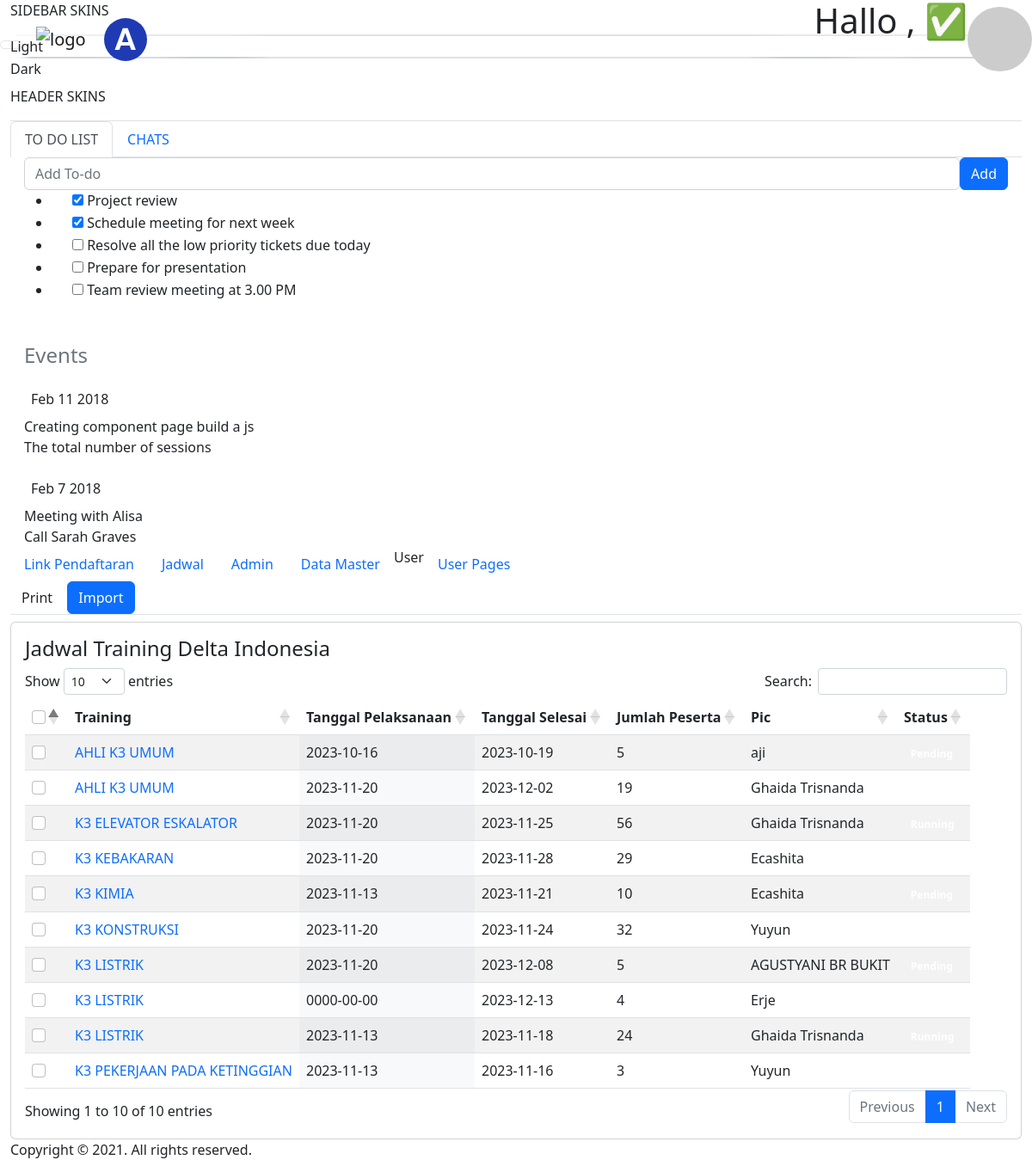
Page /index.php/example on the committed database.
### tables this page shows
CREATE TABLE `form` (
  `id` int NOT NULL AUTO_INCREMENT,
  `id_user` int NOT NULL,
  `program` int NOT NULL,
  `form` varchar(50) NOT NULL,
  `personil` varchar(100) NOT NULL,
  `pembina` varchar(100) NOT NULL,
  `jenis_alat` varchar(100) NOT NULL,
  `kelas_pembina` varchar(100) NOT NULL,
  `tanggal_pembuatan` datetime NOT NULL,
  `tanggal_pelaksanaan` date NOT NULL,
  `tanggal_selesai` date NOT NULL,
  `link_grup` varchar(200) NOT NULL,
  `kelas` int NOT NULL,
  `token` varchar(50) NOT NULL,
  `status` varchar(50) NOT NULL,
  `link` varchar(100) NOT NULL,
  PRIMARY KEY (`id`)
);

CREATE TABLE `user` (
  `id` int NOT NULL AUTO_INCREMENT,
  `nama` varchar(100) NOT NULL,
  `email` varchar(100) NOT NULL,
  `phone_number` varchar(20) NOT NULL,
  `password` varchar(200) NOT NULL,
  `level` int NOT NULL,
  PRIMARY KEY (`id`)
);

### application/controllers/Example.php (called while the page is built, shortened)
<?php
class Example extends CI_Controller {
	public function index()
	{
        $this->load->model('database');
        $data['tittle'] = "Jadwal Training";
        $data['training'] = $this->database->get_training();
        $this->load->view('template/header', $data);
        $this->load->view('template/sidebar');
        $this->load->view('dashboard/jadwal', $data);
        $this->load->view('template/footer');
	}
}

### index.php (called while the page is built, shortened)
<?php
require_once BASEPATH.'core/CodeIgniter.php';

### application/models/Database.php (called while the page is built, shortened)
<?php
class Database extends CI_Model
{
  public function get_training()
  {
    $query = "SELECT
             f.id as id_form, u.id as id_user, f.form AS form, f.tanggal_pelaksanaan, f.tanggal_selesai,
              COUNT(p.nama) AS peserta,
              u.nama AS pic
            FROM
                pendaftaran p
            JOIN
                form f ON p.id_form = f.id
            JOIN
                user u ON f.id_user = u.id
            GROUP BY
                f.form, u.nama";
    $res = $this->db->query($query)->result_array();
    return $res;
  }
}

### application/views/dashboard/jadwal.php (the view, shortened to what this page needs)
<div class="main-panel">
          <div class="content-wrapper">
            <div class="row">
              <div class="col-sm-12">
                <div class="home-tab">
                  <div
                    class="d-sm-flex align-items-center justify-content-between border-bottom"
                  >
                    <div>
                      <div class="btn-wrapper">
                        <a href="#" class="btn btn-otline-dark"
                          ><i class="icon-printer"></i> Print</a
                        >
                        <a href="#" class="btn btn-primary text-white me-0" data-bs-toggle="modal" data-bs-target="#exampleModal"
                          ><i class="icon-download"></i>Import</a
                        >
                      </div>
                    </div>
                  </div>
                  <div class="tab-content tab-content-basic">
        <div class="row tabel-produk mt-2">
            <div class="col-lg-12 grid-margin stretch-card">
              <div class="card">
                <div class="card-body">
                <h4 class="card-title">Jadwal Training Delta Indonesia</h4>
                  <form action="<?= base_url('dashboard/editForm'); ?>" method="post">
                   <div class="table-responsive">
                    <table class="table table-striped" id="example">
                      <thead>
                        <tr>
                          <th>
                          <input
                                  type="checkbox"
                                  id="check-all"
                                  class="form-check-input check"
                                  aria-checked="false" />
                            </th>
                          <th>Training</th>
                          <th>Tanggal Pelaksanaan</th>
                          <th>Tanggal Selesai</th>
                          <th>Jumlah Peserta</th>
                          <th>Pic</th>
                          <th>Status</th>
                        </tr>
                      </thead>
                      <tbody>
                        <?php foreach($training as $p) : ?>
                        <tr>
                          <td>
                            <input
                                  type="checkbox"
                                  id="check"
                                  name="id[]"
                                  value="<?= $p['id_form']; ?>"
                                  class="form-check-input check"
                                  aria-checked="false" />
                            </td>
                            <td><a href="<?= base_url('jadwal/pendaftaran/'.$p['id_form'].'/'.$p['id_user']); ?>" style="text-decoration: none;"><?= $p['form'] ?></a></td>
                            <td><?= $p['tanggal_pelaksanaan'] ?></td>
                            <td><?= $p['tanggal_selesai']?></td>
                            <td><?= $p['peserta'] ?></td>
                            <td><?= $p['pic'] ?></td>
                            <td>
                                <span class="badge <?= ($p['peserta'] > 10) ? 'badge-success' : 'badge-warning' ?>">
                                </span>
                            </td>
                        </tr>
                        <?php endforeach; ?>
                      </tbody>
                    </table>
                  </div>
                </div>
              </div>
            </div>
        </div>
                  </div>
                </div>
              </div>
            </div>
          </div>

### application/views/template/header.php (shortened to what this page needs)
<!DOCTYPE html>
<html lang="en">
<head>
  <link rel="stylesheet" href="<?= base_url('assets/vendors/feather/feather.css'); ?>" />
  <link rel="stylesheet" href="<?= base_url('assets/vendors/mdi/css/materialdesignicons.min.css'); ?>" />
  <link rel="stylesheet" href="<?= base_url('assets/vendors/ti-icons/css/themify-icons.css'); ?>" />
  <link rel="stylesheet" href="<?= base_url('assets/vendors/typicons/typicons.css'); ?>" />
  <link rel="stylesheet" href="https://cdnjs.cloudflare.com/ajax/libs/twitter-bootstrap/5.2.0/css/bootstrap.min.css">
  <link rel="stylesheet" href="https://cdn.datatables.net/1.13.4/css/dataTables.bootstrap5.min.css">
  <link href="https://cdn.jsdelivr.net/npm/select2@4.1.0-rc.0/dist/css/select2.min.css" rel="stylesheet" />
  <link href="
https://cdn.jsdelivr.net/npm/sweetalert2@11.11.0/dist/sweetalert2.min.css
" rel="stylesheet">
  <link rel="stylesheet" href="<?= base_url('assets/vendors/simple-line-icons/css/simple-line-icons.css'); ?>" />
  <link rel="stylesheet" href="<?= base_url('assets/vendors/css/vendor.bundle.base.css'); ?>" />
  <link rel="stylesheet" href="<?= base_url('assets/vendors/datatables.net-bs4/dataTables.bootstrap4.css'); ?>" />
  <link rel="stylesheet" href="<?= base_url('assets/js/select.dataTables.min.css'); ?>" />
  <link rel="stylesheet" href="<?= base_url('assets/css/vertical-layout-light/style.css'); ?>" />
  <link rel="stylesheet" href="//code.jquery.com/ui/1.13.2/themes/base/jquery-ui.css">
</head>
<body>
  <nav class="navbar default-layout col-lg-12 col-12 p-0 fixed-top d-flex align-items-top flex-row">
    <div class="text-center navbar-brand-wrapper d-flex align-items-center justify-content-start">
      <div class="me-3">
        <button class="navbar-toggler navbar-toggler align-self-center" type="button" data-bs-toggle="minimize">
        </button>
      </div>
      <div>
        <a class="navbar-brand brand-logo" href="<?= base_url('dashboard'); ?>">
          <img src="<?= base_url('assets/images/logo-delta.png'); ?>" alt="logo" style="height: 100px" />
        </a>
        <a class="navbar-brand brand-logo-mini" href="index.html">
          <img src="images/logo-mini.svg" alt="logo" />
        </a>
      </div>
    </div>
    <div class="navbar-menu-wrapper d-flex align-items-top">
      <ul class="navbar-nav">
        <li class="nav-item font-weight-semibold d-none d-lg-block ms-0">
          <h1 class="welcome-text">
          </h1>
        </li>
      </ul>
      <ul class="navbar-nav ms-auto">
        <li class="nav-item dropdown d-none d-lg-block user-dropdown">
          <a class="nav-link" id="UserDropdown" href="#" data-bs-toggle="dropdown" aria-expanded="false">
            <img class="img-xs rounded-circle" src="https://randomuser.me/api/portraits/men/75.jpg" alt="Profile image" />
          </a>
        </li>
      </ul>
    </div>
  </nav>
  <div class="container-fluid page-body-wrapper">
    <div class="theme-setting-wrapper">
      <div id="theme-settings" class="settings-panel">
        <p class="settings-heading">SIDEBAR SKINS</p>
        <div class="sidebar-bg-options selected" id="sidebar-light-theme">
          <div class="img-ss rounded-circle bg-light border me-3"></div>
          Light
        </div>
        <div class="sidebar-bg-options" id="sidebar-dark-theme">
          <div class="img-ss rounded-circle bg-dark border me-3"></div>
          Dark
        </div>
        <p class="settings-heading mt-2">HEADER SKINS</p>
      </div>
    </div>
    <div id="right-sidebar" class="settings-panel">
      <ul class="nav nav-tabs border-top" id="setting-panel" role="tablist">
        <li class="nav-item">
          <a class="nav-link active" id="todo-tab" data-bs-toggle="tab" href="#todo-section" role="tab" aria-controls="todo-section" aria-expanded="true">TO DO LIST</a>
        </li>
        <li class="nav-item">
          <a class="nav-link" id="chats-tab" data-bs-toggle="tab" href="#chats-section" role="tab" aria-controls="chats-section">CHATS</a>
        </li>
      </ul>
      <div class="tab-content" id="setting-content">
        <div class="tab-pane fade show active scroll-wrapper" id="todo-section" role="tabpanel" aria-labelledby="todo-section">
          <div class="add-items d-flex px-3 mb-0">
            <form class="form w-100">
              <div class="form-group d-flex">
                <input type="text" class="form-control todo-list-input" placeholder="Add To-do" />
                <button type="submit" class="add btn btn-primary todo-list-add-btn" id="add-task">
                  Add
                </button>
              </div>
            </form>
          </div>
          <div class="list-wrapper px-3">
            <ul class="d-flex flex-column-reverse todo-list">
              <li>
                <div class="form-check">
                  <label class="form-check-label">
                    <input class="checkbox" type="checkbox" />
                    Team review meeting at 3.00 PM
                  </label>
                </div>
              </li>
              <li>
                <div class="form-check">
                  <label class="form-check-label">
                    <input class="checkbox" type="checkbox" />
                    Prepare for presentation
                  </label>
                </div>
              </li>
              <li>
                <div class="form-check">
                  <label class="form-check-label">
                    <input class="checkbox" type="checkbox" />
                    Resolve all the low priority tickets due today
                  </label>
                </div>
              </li>
              <li class="completed">
                <div class="form-check">
                  <label class="form-check-label">
                    <input class="checkbox" type="checkbox" checked />
                    Schedule meeting for next week
                  </label>
                </div>
              </li>
              <li class="completed">
                <div class="form-check">
                  <label class="form-check-label">
                    <input class="checkbox" type="checkbox" checked />
                    Project review
                  </label>
                </div>
              </li>
            </ul>
          </div>
          <h4 class="px-3 text-muted mt-5 fw-light mb-0">Events</h4>
          <div class="events pt-4 px-3">
            <div class="wrapper d-flex mb-2">
              <span>Feb 11 2018</span>
            </div>
            <p class="mb-0 font-weight-thin text-gray">
              Creating component page build a js
            </p>
            <p class="text-gray mb-0">The total number of sessions</p>
          </div>
          <div class="events pt-4 px-3">
            <div class="wrapper d-flex mb-2">
              <span>Feb 7 2018</span>
            </div>
            <p class="mb-0 font-weight-thin text-gray">
              Meeting with Alisa
            </p>
            <p class="text-gray mb-0">Call Sarah Graves</p>
          </div>
        </div>
      </div>
    </div>

### application/views/template/sidebar.php (shortened to what this page needs)
<nav class="sidebar sidebar-offcanvas" id="sidebar">
  <ul class="nav">
    <li class="nav-item">
      <a class="nav-link" data-bs-toggle="collapse" href="#client" aria-expanded="false" aria-controls="client">
        <span class="menu-title">
          Link Pendaftaran
        </span>
      </a>
    </li>
    <li class="nav-item">
      <a class="nav-link" data-bs-toggle="collapse" href="#jadwal" aria-expanded="false" aria-controls="jadwal">
        <span class="menu-title">
          Jadwal
        </span>
      </a>
    </li>
    <li class="nav-item">
      <a class="nav-link" data-bs-toggle="collapse" href="#admin" aria-expanded="false" aria-controls="admin">
        <span class="menu-title">
          Admin
        </span>
      </a>
    </li>
    <li class="nav-item">
      <a class="nav-link" data-bs-toggle="collapse" href="#master" aria-expanded="false" aria-controls="master">
        <span class="menu-title">
          Data Master
        </span>
      </a>
    </li>
    <li class="nav-item nav-category">
      User
    </li>
    <li class="nav-item">
      <a class="nav-link" data-bs-toggle="collapse" href="#auth" aria-expanded="false" aria-controls="auth">
        <span class="menu-title">
          User Pages
        </span>
      </a>
    </li>
  </ul>
</nav>

### application/views/template/footer.php (shortened to what this page needs)
<footer class="footer">
  <div class="d-sm-flex justify-content-center justify-content-sm-between">
    <span class="float-none float-sm-right d-block mt-1 mt-sm-0 text-center">Copyright © 2021. All rights reserved.</span>
  </div>
</footer>
</div>
</div>
</body>
</html>

### application/views/template/header.php (style rules this page uses)
#example td:nth-child(3) { position: sticky; left: 0; background-color: #f8f9fa; z-index: 1; }

### rows in the picture
form: form "AHLI K3 UMUM", tanggal_pelaksanaan "2023-10-16", tanggal_selesai "2023-10-19", peserta "5", id_user.nama "aji"
form: form "AHLI K3 UMUM", tanggal_pelaksanaan "2023-11-20", tanggal_selesai "2023-12-02", peserta "19", id_user.nama "Ghaida Trisnanda"
form: form "K3 ELEVATOR ESKALATOR", tanggal_pelaksanaan "2023-11-20", tanggal_selesai "2023-11-25", peserta "56", id_user.nama "Ghaida Trisnanda"
form: form "K3 KEBAKARAN", tanggal_pelaksanaan "2023-11-20", tanggal_selesai "2023-11-28", peserta "29", id_user.nama "Ecashita"
form: form "K3 KIMIA", tanggal_pelaksanaan "2023-11-13", tanggal_selesai "2023-11-21", peserta "10", id_user.nama "Ecashita"
form: form "K3 KONSTRUKSI", tanggal_pelaksanaan "2023-11-20", tanggal_selesai "2023-11-24", peserta "32", id_user.nama "Yuyun"
form: form "K3 LISTRIK", tanggal_pelaksanaan "2023-11-20", tanggal_selesai "2023-12-08", peserta "5", id_user.nama "AGUSTYANI BR BUKIT"
form: form "K3 LISTRIK", tanggal_pelaksanaan "0000-00-00", tanggal_selesai "2023-12-13", peserta "4", id_user.nama "Erje"
form: form "K3 LISTRIK", tanggal_pelaksanaan "2023-11-13", tanggal_selesai "2023-11-18", peserta "24", id_user.nama "Ghaida Trisnanda"
form: form "K3 PEKERJAAN PADA KETINGGIAN", tanggal_pelaksanaan "2023-11-13", tanggal_selesai "2023-11-16", peserta "3", id_user.nama "Yuyun"
